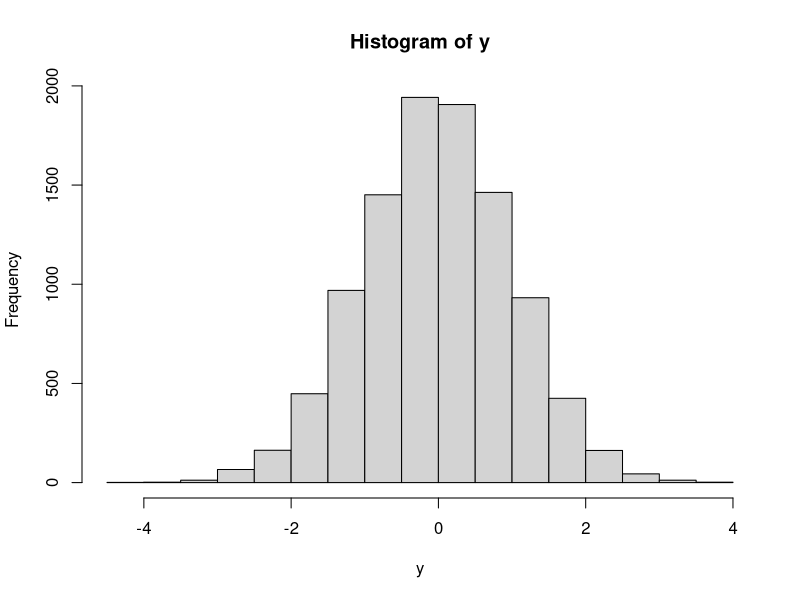

Write R code to recreate this figure.
## EXERCISES 9 #####################################################################

# 9.1. Write a function that when passed a number, returns the number squared, the number cubed, and the square root of the number.

f1<-function(x){
  
  print(x^2)
  print(x^3)
  print(sqrt(x))
}
 
f1(2) #testing

# 9.2. Write a function that when passed a numeric vector, prints the value of the mean and standard deviation to the screen 

f2<-function(y){
  
  print(mean(y))
  print(sd(y))
  hist(y)
}

f2(rnorm(10000)) # testing

# 9.3. Management requires a function that calculates the sum of the lengths of 3 vectors. Write the function.

f3<-function(z1,z2,z3){
  
  a<-length(z1)
  b<-length(z2)
  c<-length(z3)
  sum<-a+b+c
  print(sum)
  
}

f3((1:8),(1:4),(1:5)) #testing 
